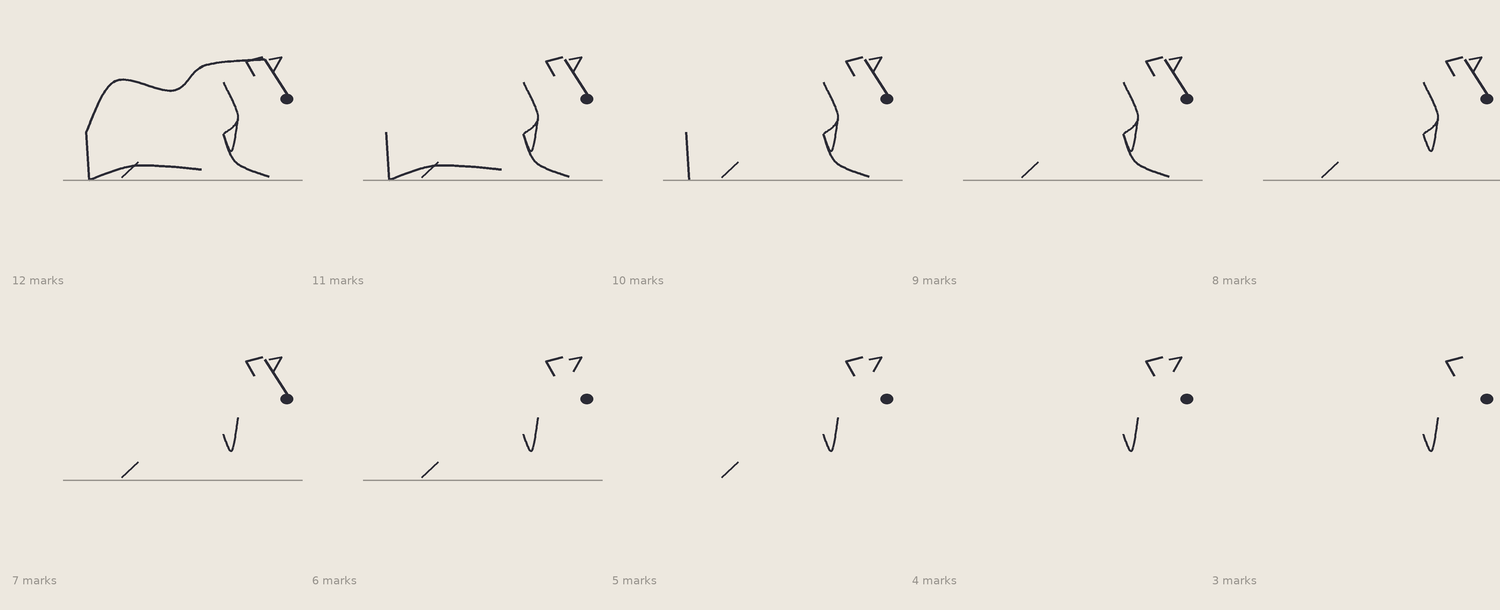

Recreate this plot in Python.
"""A34 — The Wrong Reduction. Same zebu calf, same marks as A33, but removed in the WRONG order:
the carrying STRUCTURE (back-arc, foreleg, belly-ground, rump, neck) destroyed first; the small
DETAILS (ear, dewlap, muzzle, far ear, hind hoof) protected to the end. Tests A33's leverage:
what dies when the wrong thing survives. Compared by information, not aesthetics."""
import numpy as np
from PIL import Image, ImageDraw, ImageFont
SS=3
PAPER=(237,232,223); INK=(43,43,53); MID=(150,146,140)
LM=dict(
 rumpground=(0.05,0.0), rumpback=(0.02,0.46), hip=(0.30,0.95), loin=(0.86,0.86),
 withers=(1.16,1.10), neckbase=(1.34,0.94), poll=(1.74,1.16), nose=(1.97,0.80),
 jaw=(1.66,0.64), throat=(1.48,0.60), dewlap=(1.42,0.28), chest=(1.34,0.44),
 brisket=(1.13,0.10), bellymid=(0.80,0.13), bellyrear=(0.44,0.13),
 carpus=(1.46,0.17), forehoof=(1.78,0.03), hock=(0.52,0.17), hindhoof=(0.36,0.02),
)
def cm(nodes,n=24):
    P=[np.array(p,float) for p in nodes]; P=([P[0]]+P+[P[-1]]); out=[]
    for i in range(1,len(P)-2):
        p0,p1,p2,p3=P[i-1],P[i],P[i+1],P[i+2]
        for t in np.linspace(0,1,n,endpoint=False):
            t2=t*t;t3=t2*t
            out.append(0.5*((2*p1)+(-p0+p2)*t+(2*p0-5*p1+4*p2-p3)*t2+(-p0+3*p1-3*p2+p3)*t3))
    out.append(P[-2]); return out
class Cm:
    def __init__(s,ox,oy,sc): s.ox,s.oy,s.sc=ox,oy,sc
    def __call__(s,k):
        x,y=LM[k] if isinstance(k,str) else k; return (s.ox+x*s.sc, s.oy-y*s.sc)
def line(d,pts,col=INK,w=2.4): d.line([(int(p[0]*SS),int(p[1]*SS)) for p in pts],fill=col,width=max(1,int(w*SS)),joint="curve")
def ell(d,c,rx,ry,col=INK): d.ellipse([int((c[0]-rx)*SS),int((c[1]-ry)*SS),int((c[0]+rx)*SS),int((c[1]+ry)*SS)],fill=col)

def m_backarc(d,P,sc):   line(d,cm([P('poll'),P('withers'),P('loin'),P('hip'),P('rumpback')]),w=2.6)
def m_ear(d,P,sc):       p=P('poll'); line(d,[(p[0]-0.02*sc,p[1]-0.02*sc),(p[0]-0.18*sc,p[1]+0.02*sc),(p[0]-0.10*sc,p[1]+0.16*sc)],w=2.4)
def m_headtilt(d,P,sc):  line(d,[P('poll'),P('nose')],w=2.4)
def m_foreleg(d,P,sc):   line(d,cm([P('chest'),P('carpus'),P('forehoof')]),w=2.4)
def m_hindrear(d,P,sc):  line(d,[P('rumpback'),P('rumpground')],w=2.4)
def m_brisket(d,P,sc):   line(d,cm([P('brisket'),P('bellymid'),P('bellyrear'),P('rumpground')]),w=2.4)
def m_neckunder(d,P,sc): line(d,cm([P('neckbase'),P('throat'),P('chest')]),w=2.2)
def m_dewlap(d,P,sc):    line(d,cm([P('throat'),P('dewlap'),P('chest')]),w=2.0)
def m_farear(d,P,sc):    p=P('poll'); line(d,[(p[0]+0.04*sc,p[1]),(p[0]+0.16*sc,p[1]-0.02*sc),(p[0]+0.08*sc,p[1]+0.12*sc)],w=2.0)
def m_muzzle(d,P,sc):    ell(d,(P('nose')[0]-0.02*sc,P('nose')[1]+0.02*sc),0.06*sc,0.05*sc)
def m_hindtuck(d,P,sc):  line(d,[P('hock'),P('hindhoof')],w=2.2)
def m_ground(d,P,sc):    line(d,[P((-0.2,0.0)),P((2.1,0.0))],col=MID,w=1.4)
MARKS={1:m_backarc,2:m_ear,3:m_headtilt,4:m_foreleg,5:m_hindrear,6:m_brisket,
       7:m_neckunder,8:m_dewlap,9:m_farear,10:m_muzzle,11:m_hindtuck,12:m_ground}
# WRONG order: destroy structure first (back_arc, brisket, hindrear, foreleg, neckunder, head_tilt),
# protect details (ear, dewlap, far_ear, muzzle, hind_tuck, ground) to the end.
STAGES=[
 [1,2,3,4,5,6,7,8,9,10,11,12],
 [2,3,4,5,6,7,8,9,10,11,12],   # -back_arc (the carrying spine, gone first)
 [2,3,4,5,7,8,9,10,11,12],     # -brisket/belly-ground
 [2,3,4,7,8,9,10,11,12],       # -hind rear
 [2,3,7,8,9,10,11,12],         # -foreleg
 [2,3,8,9,10,11,12],           # -neck under
 [2,8,9,10,11,12],             # -head tilt  (now: details only)
 [2,8,9,10,11],                # -ground
 [2,8,9,10],                   # -hind tuck
 [2,8,10],                     # -far ear  -> ear + dewlap + muzzle
]
def render(path):
    cols,rows=5,2; cw,ch=300,300; W,H=cols*cw,rows*ch+10
    img=Image.new("RGB",(W*SS,H*SS),PAPER); d=ImageDraw.Draw(img)
    try: font=ImageFont.truetype('/usr/share/fonts/truetype/dejavu/DejaVuSans.ttf',int(11*SS))
    except: font=ImageFont.load_default()
    for i,marks in enumerate(STAGES):
        cxo=(i%cols)*cw; cyo=(i//cols)*ch
        P=Cm(cxo+cw*0.28, cyo+ch*0.60, 104)
        for mid in marks: MARKS[mid](d,P,104)
        d.text((int((cxo+12)*SS),int((cyo+ch-26)*SS)), f"{len(marks)} marks", fill=MID, font=font)
    img=img.resize((W,H),Image.LANCZOS); img.save(path); print("saved",path)
if __name__=="__main__":
    render("/sessions/wizardly-stoic-cerf/mnt/hessentials/illustration/loomis/sketch201_u5_a34_wrong_reduction.png")
